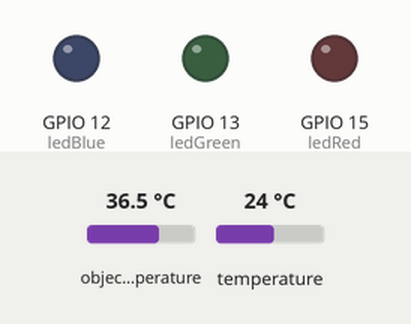
The sketch below on a simulated ESP8266 (NodeMCU). On the bench: output pins drawn as LEDs (lit = HIGH). The test bench sets the inputs (shaded band); at power-on: object temperature 36.5 °C, temperature 24 °C. WiFi joins after 1.5 s; servers stay silent unless stated.

Above: at 3.0 s.
3.1 s: object temperature set to 25.9 °C
7.2 s: object temperature set to 25.3 °C
At 11.0 s:
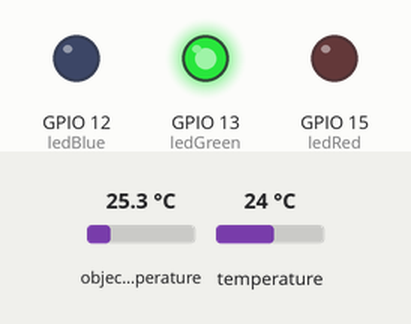
11.3 s: object temperature set to 26 °C
At 14.6 s:
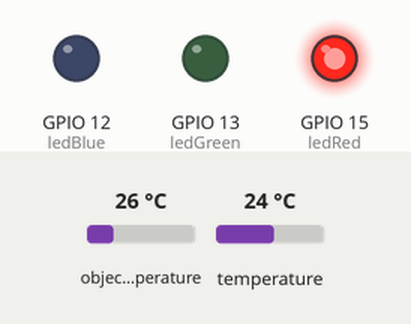
15.3 s: object temperature set to 20 °C
At 19.2 s:
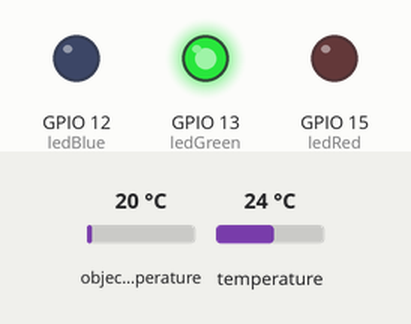
Timing chart, 0 to 20.3 s (numbered marks = the images above; inputs shaded):
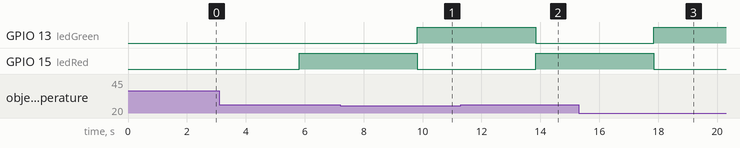

Measured:
- the behaviour switches between 25.7 and 25.6 °C on object temperature (found by bisection; images 0 and 1)
- after the input at 7.2 s, GPIO 13 (ledGreen): LOW → HIGH after 2.6 s; GPIO 15 (ledRed): HIGH → LOW after 2.6 s
- after the input at 11.3 s, GPIO 13 (ledGreen): HIGH → LOW after 2.5 s; GPIO 15 (ledRed): LOW → HIGH after 2.5 s
- after the input at 15.3 s, GPIO 13 (ledGreen): LOW → HIGH after 2.5 s; GPIO 15 (ledRed): HIGH → LOW after 2.5 s

The sketch:

UP892525.ino
```cpp
#define BLYNK_PRINT Serial

// Libararies that will be used, which includes the ESP wifi library, Blynk library for the ESP8266, and the MLX sensor library
#include <ESP8266WiFi.h>
#include <BlynkSimpleEsp8266.h>
#include <Adafruit_MLX90614.h>

// Authentication token to connect this NodeMCU to the Blynk app
char auth[] = "3RMkGwU42CjqLGSrZlQCE1c2qvlTnRBm";

// Wifi name and password, both the NodeMCU and the mobile app must be connected to this Wifi
char ssid[] = "tp-link";
char pass[] = "MPBRRPVBMQ";

// Blynk terminal widget is connected to virtual pin 12
WidgetTerminal terminal(V12);

// Create MLX instance
Adafruit_MLX90614 mlx = Adafruit_MLX90614();

// Varibles that will store the temperature values gathered from the MLX
double temp_amb;
double temp_obj;
double calibration = 2.36;

// Variables to store the pins for each LED
int ledBlue = 12;     // D6
int ledGreen = 13;    // D7
int ledRed = 15;      // D8

// Initiate timer
BlynkTimer timer;

// Function to handle thresholds for temperatures
void lights()
{
  // Get temperature correct temperature from the input + the calibration value
  double temp = temp_obj + calibration;

  // Turn off all LEDs
  digitalWrite(ledBlue, LOW);
  digitalWrite(ledGreen, LOW);
  digitalWrite(ledRed, LOW);

  if (temp <= 20)   // If the temperature is below the minimum temperature threshold
  {
    // Send an ouput to the terminal widget which display which threshold and the temeperature value
    Blynk.virtualWrite(V12, "Tyre temp too cold: " + String(temp) + "\n");
    Blynk.virtualWrite(V12, "-------------------------\n");

    // Turn on the blue LED
    digitalWrite(ledBlue, HIGH);
  }
  else if (temp > 20 && temp <= 28)   // If the temperature is within the optimal threshold
  {
    // Send an ouput to the terminal widget which display which threshold and the temeperature value
    Blynk.virtualWrite(V12, "Tyre temp optimal: " + String(temp) + "\n");
    Blynk.virtualWrite(V12, "-------------------------\n");

    // Turn on the green LED
    digitalWrite(ledGreen, HIGH);
  }
  else
  {
    // Send an ouput to the terminal widget which display which threshold and the temeperature value
    Blynk.virtualWrite(V12, "Tyre temp too hot: " + String(temp) + "\n");
    Blynk.virtualWrite(V12, "-------------------------\n");

    // Turn on the red LED
    digitalWrite(ledRed, HIGH);
  }
}

// Function that will run when the NodeMCU starts
void setup()
{

  Serial.begin(9600);                 // Start connection with 9600 baud rate
  mlx.begin();                        // Initiate MLX sensor
  Blynk.begin(auth, ssid, pass);      // Connect NodeMCU to wifi and to the authentication code

  terminal.clear();                   // Clear the Blynk terminal widget when the NodeMCU starts

  // Set all LED pins to output only
  pinMode(ledGreen, OUTPUT);
  pinMode(ledRed, OUTPUT);
  pinMode(ledBlue, OUTPUT);

  // Run the lights function every 4 seconds to avoid spamming the terminal with updates
  timer.setInterval(4000L, lights);
}

// Function that will run indefinitely when the NodeMCU is on
void loop()
{
  // Starts a Blynk connection
  Blynk.run();

  // Grabs the values from the sensor and stores them in the according global variables
  temp_amb = mlx.readAmbientTempC();
  temp_obj = mlx.readObjectTempC();

  // Initiate the timer
  timer.run();

  // Send the values to the Blynk app on seperate virtual pins
  Blynk.virtualWrite(V1, temp_amb);
  Blynk.virtualWrite(V2, (temp_obj + calibration));

  // Go through the loop every 1 seconds, which stops 'flood errors' where more than 100 values are sent per second
  delay(1000);
}
```
